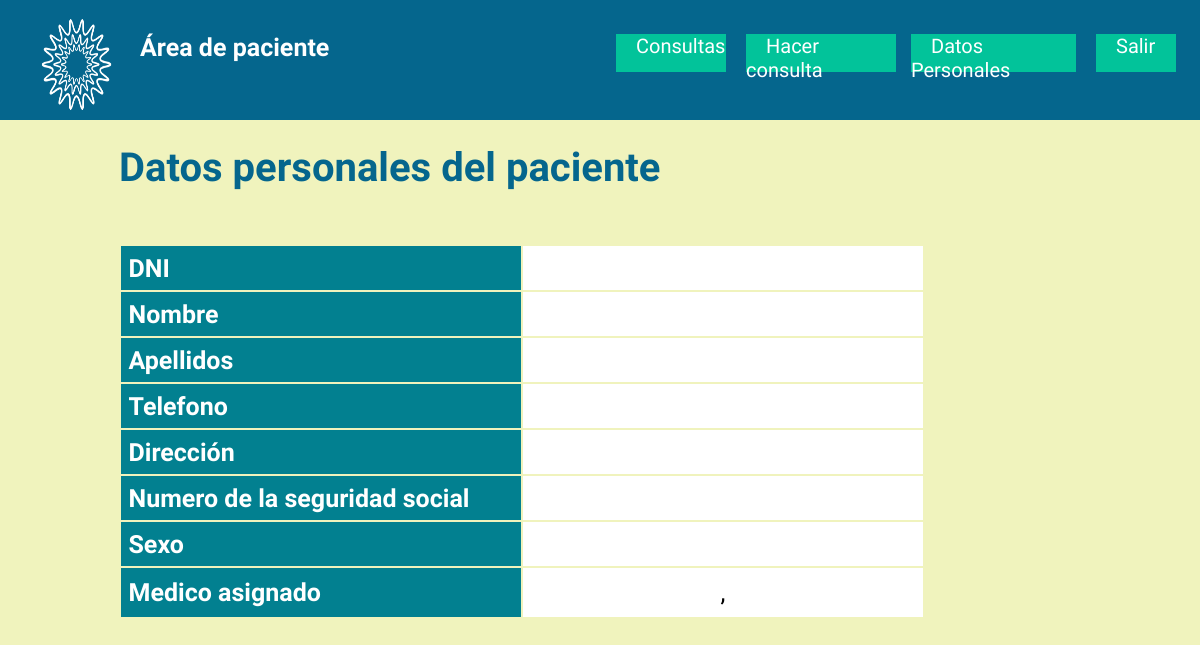
Page /perfilPaciente.php on the earlier database version.
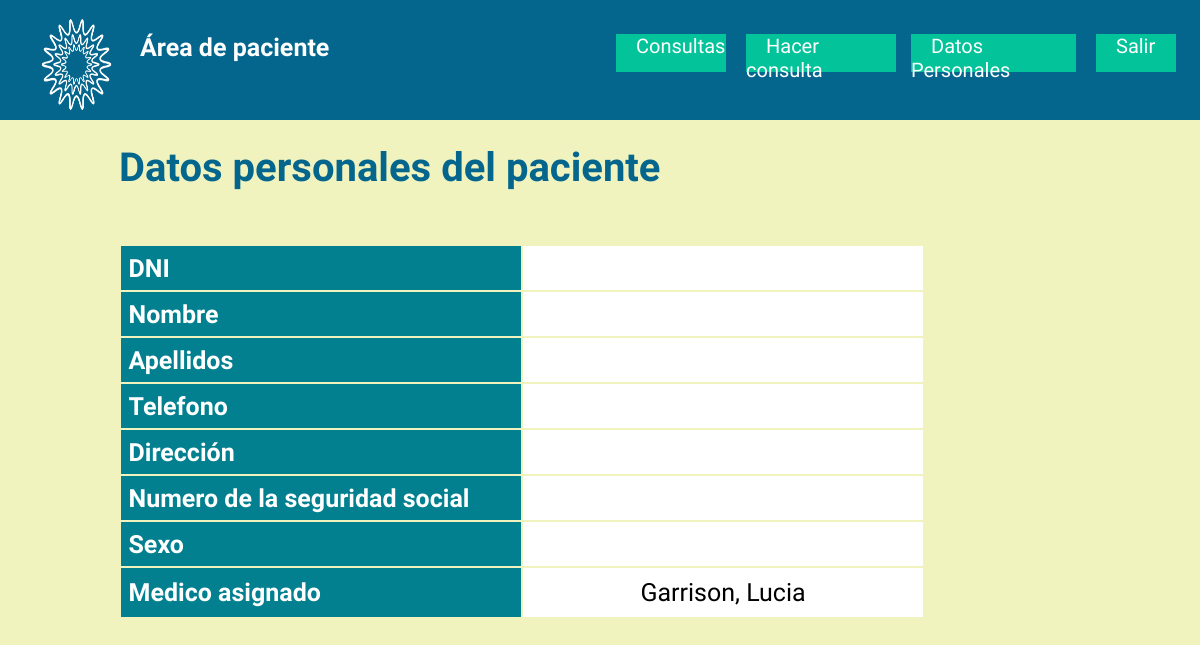
Same page on the later database version.
### tables this page shows
CREATE TABLE `medico` (
  `id` int(11) NOT NULL,
  `DNImed` varchar(13) DEFAULT NULL,
  `Password` varchar(255) DEFAULT NULL,
  `Nombremed` varchar(255) DEFAULT NULL,
  `Apellidosmed` varchar(255) DEFAULT NULL,
  `medicoJefe` varchar(255) DEFAULT NULL
);

### perfilPaciente.php (the view, shortened to what this page needs)
<!DOCTYPE html>
<?php
  $IDPaciente = $_GET['id'];
?>
<html>
<head>
  <link href="styles/estiloPacientes.css" rel="stylesheet">
</head>
<body class="htmlNoPages">
<?php
    require("dbmedcon.php");
    $miPDO->setAttribute(PDO::ATTR_ERRMODE, PDO::ERRMODE_EXCEPTION);
    $pac = $miPDO->prepare("SELECT * FROM paciente WHERE paciente.id = :id");
?>
  <div class="gwd-div-lm07"></div>
  <img src="assets/logo.png" class="gwd-img-fa6j">
  <h4 class = "area" >Área de paciente</h4>
  <nav id="menu-superior">
    <ul>
      <li class="gwd-p-gv4z"><a href="listaConsultasPaciente.php?id=<?php echo $IDPaciente?>">Consultas</a></li>
      <li class="gwd-p-gv4z gwd-p-1qhn"><a href="hacerConsulta.php?IDPaciente=<?php echo $IDPaciente?>">Hacer consulta</a></li>
      <li class="gwd-p-gv4z gwd-p-5vs1"><a href="perfilPaciente.php?id=<?php echo $IDPaciente?>">Datos Personales</a></li>
      <li class="gwd-p-gv4z salir"><a href="login.php">Salir</a></li>
    </ul>
  </nav>
  <div class="contenedor gwd-div-yyjb">
    <div id="tituloPerfilPaciente">
      <h1>Datos personales del paciente</h1>
    </div>
    <div class = "divTablaPerfilPac">
    <table class="tablaPerfil">
        <tbody>
        <?php
                $pac->execute(array('id' => $_GET['id']));
                $v = $pac->fetch();
                echo "<tr><th>DNI</th><td>" . $v['DNI'] ."</td></tr>";
                echo "<tr><th>Nombre</th><td>" . $v['Nombre'] ."</td></tr>";
                echo "<tr><th>Apellidos</th><td>" . $v['Apellidos'] ."</td></tr>";
                echo "<tr><th>Telefono</th><td><a href = tlf:'" . $v['Telefono'] . "'>" . $v['Telefono'] . "</a></td></tr>";
                echo "<tr><th>Dirección</th><td>" . $v['Direccion'] . "</td></tr>";
                echo "<tr><th>Numero de la seguridad social</th><td>" . $v['NumSS'] . "</td></tr>";
                echo "<tr><th>Sexo</th><td>" . $v['Sexo'] . "</td></tr>";
                $med = $miPDO->prepare("SELECT * FROM medico, paciente WHERE medico.id = paciente.Medico");
                $med->execute(array('id' => $_GET['id']));
                $m = $med->fetch();
                echo "<tr><th>Medico asignado</th><td>" . $m['Apellidosmed'] .", " . $m['Nombremed'] . "</td></tr>";
            ?>
        </body>
</body>
</html>

### styles/estiloPacientes.css (style rules this page uses)
h1 { margin: 0px; color: #05668D; }
html, body { width: 100%; height: 100%; margin: 0px; }
body { background-color: rgb(240, 243, 189); font-family: Oswald, "Open Sans", Arial, sans-serif; font-size: 12pt; margin: 0px; }
.gwd-div-lm07 { color: black; padding: 0.5em 3em; align-items: center; display: flex; height: 120px; position: absolute; background-image: none; background-color: rgb(5, 102, 141); border-image-source: none; border-image-width: 1; border-image-outset: 0; border-image-repeat: stretch; border-color: transparent; width: 100%; top: 0px; left: 0px; }
.gwd-img-fa6j { position: absolute; height: 18%; width: 113.45px; top: -9px; left: 20px; }
.gwd-p-gv4z { position: absolute; width: 110px; height: 38px; font-family: Oswald; font-size: 20px; margin: 4px; right:470px; top: 30px; text-decoration: none; }
.gwd-p-1qhn { width: 150px; right: 300px; }
.gwd-p-5vs1 { width: 165px; right: 120px; }
.salir { transform-origin: 50% 50% 0px; width: 80px; right: 20px; }
.area { position: absolute; height: 20em; width: 30%; top: 0px; left: 140px; color: white; font-size: 25px; }
nav#menu-superior ul li { display: inline-block; background-color:#02C39A; color:rgb(240, 243, 189); }
nav#menu-superior ul li a { padding: 1em; color: rgb(255, 255, 255); text-decoration: none; }
* { box-sizing: border-box; }
.contenedor { padding: 7em; }
.contenedor::after { clear: both; content: ""; display: table; }
#tituloPerfilPaciente { margin: 4px; left: 115px; top: 140px; width: 800px; height: 100px; position: absolute; text-align: left; font-size: 20px; }
.divTablaPerfilPac { margin: 4px; left: 115px; top: 240px; width: 1000px; height: 100px; position: absolute; text-align: left; font-size: 25px; }
.tablaPerfil td { padding: 10px; border-bottom: transparent; width: 400px; text-decoration: none; text-align: center; background-color: white; }
.tablaPerfil th { background-color: #028090; color: white; width: 400px; }
.tablaListadoConsultasPaciente caption, td, th { padding: 0.3em; }
.tablaListadoConsultasPaciente th, td { padding: 10px; border-bottom: 10px solid rgb(240, 243, 189); width: 25%; text-decoration: none; }

Differences in the rows shown:
now on this page (row edited): medico: Apellidosmed "Garrison", Nombremed "Lucia"
